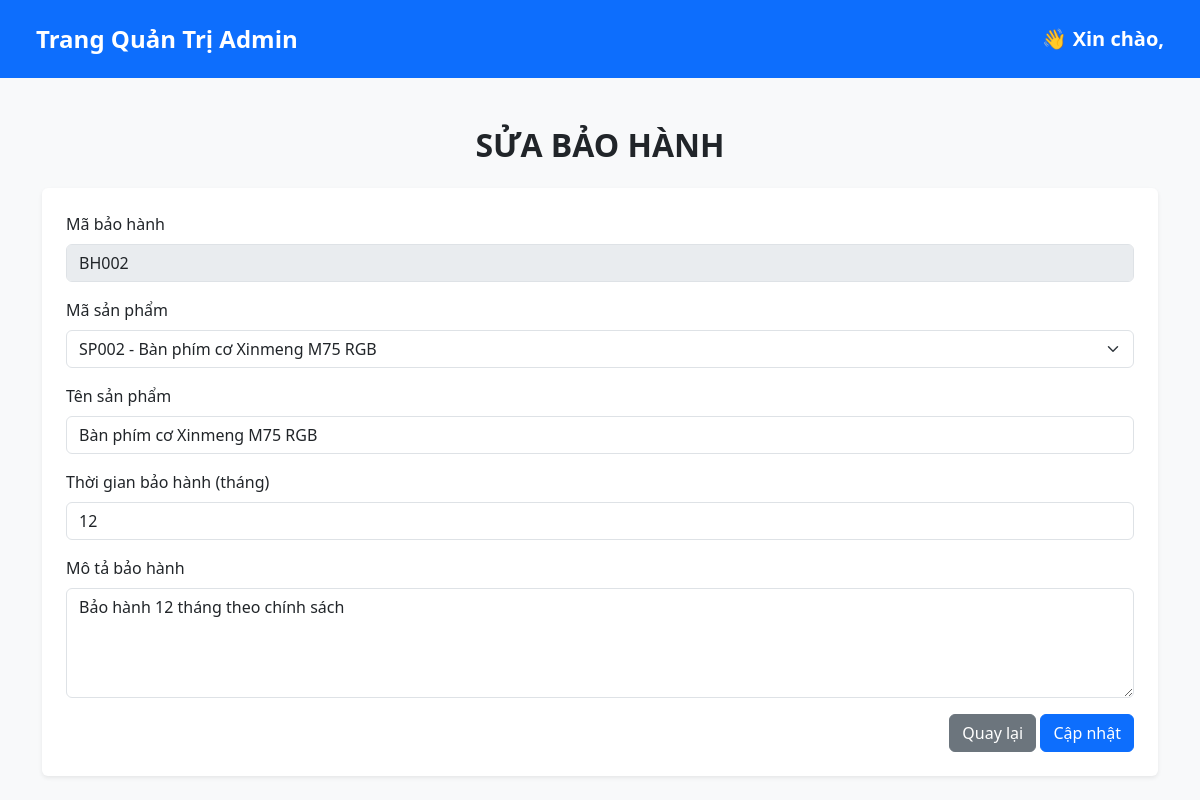
Screenshot of /trang-chu/admin/edit_baohanh.php?id=BH002 with the database file from the repository.
### tables this page shows
CREATE TABLE `baohanh` (
  `id_baohanh` VARCHAR(20) NOT NULL,
  `id_sanpham` VARCHAR(20) NOT NULL,
  `thoi_gian_bh` INT(11) NOT NULL COMMENT 'Số tháng bảo hành',
  `mo_ta_bh` TEXT,
  PRIMARY KEY (`id_baohanh`),
  FOREIGN KEY (`id_sanpham`) REFERENCES `sanpham`(`id_sanpham`)
    ON DELETE CASCADE ON UPDATE CASCADE
);

CREATE TABLE `sanpham` (
  `id_sanpham` VARCHAR(20) NOT NULL,
  `ten_sp` VARCHAR(255) NOT NULL,
  `gia` INT(11) NOT NULL,
  `mo_ta` TEXT,
  `thong_so_ky_thuat` TEXT,
  `sl` INT(11) NOT NULL,
  `id_loai` VARCHAR(20) NOT NULL,
  `hinh_anh` VARCHAR(255),
  PRIMARY KEY (`id_sanpham`),
  FOREIGN KEY (`id_loai`) REFERENCES `loaisanpham`(`id_loaisp`)
    ON DELETE CASCADE ON UPDATE CASCADE
);

### trang-chu/admin/edit_baohanh.php (the view, shortened to what this page needs)
<?php
require('../includes/connect.php');
$id_baohanh = $_GET['id'];
$stmt = $conn->prepare("SELECT * FROM baohanh WHERE id_baohanh = ?");
$stmt->execute([$id_baohanh]);
$baohanh = $stmt->fetch(PDO::FETCH_ASSOC);
$sp_stmt = $conn->query("SELECT id_sanpham, ten_sp FROM sanpham ORDER BY ten_sp");
$sanphams = $sp_stmt->fetchAll(PDO::FETCH_ASSOC);
?>
<!DOCTYPE html>
<html lang="vi">
<head>
    <link href="https://cdn.jsdelivr.net/npm/bootstrap@5.3.0/dist/css/bootstrap.min.css" rel="stylesheet">
</head>
<body class="bg-light">
    <nav class="navbar navbar-expand-lg bg-primary">
        <div class="container-fluid d-flex align-items-center">
            <span class="navbar-brand text-white fs-4 fw-bold">Trang Quản Trị Admin</span>
            <span class="admin-name ms-auto text-white fs-5 fw-semibold">
                👋 Xin chào, <strong><?php echo htmlspecialchars($_SESSION['admin_name']); ?></strong>
            </span>
        </div>
    </nav>
    <div class="container mt-5">
        <h3 class="text-center fw-bold mb-4" style="font-size: 2rem;">SỬA BẢO HÀNH</h3>
        <form method="POST" class="bg-white p-4 rounded shadow-sm">
            <div class="mb-3">
            <label class="form-label">Mã bảo hành</label>
            <input type="text" class="form-control" value="<?= htmlspecialchars($baohanh['id_baohanh']) ?>" disabled>
        </div>
            <div class="mb-3">
                <label for="id_sanpham" class="form-label">Mã sản phẩm</label>
                <select name="id_sanpham" id="id_sanpham" class="form-select" onchange="syncProductName()" required>
                    <?php foreach ($sanphams as $sp): ?>
                        <option value="<?= $sp['id_sanpham'] ?>" <?= $sp['id_sanpham'] === $baohanh['id_sanpham'] ? 'selected' : '' ?>>
                            <?= $sp['id_sanpham'] ?> - <?= htmlspecialchars($sp['ten_sp']) ?>
                        </option>
                    <?php endforeach; ?>
                </select>
            </div>
            <div class="mb-3">
                <label for="ten_sanpham" class="form-label">Tên sản phẩm</label>
                <input type="text" id="ten_sanpham" class="form-control" value="<?php
                                                                                foreach ($sanphams as $sp) {
                                                                                    if ($sp['id_sanpham'] === $baohanh['id_sanpham']) {
                                                                                        echo htmlspecialchars($sp['ten_sp']);
                                                                                        break;
                                                                                    }
                                                                                }
                                                                                ?>" readonly>
            </div>
            <div class="mb-3">
                <label for="thoi_gian_bh" class="form-label">Thời gian bảo hành (tháng)</label>
                <input type="number" name="thoi_gian_bh" class="form-control" value="<?= (int)$baohanh['thoi_gian_bh'] ?>" required>
            </div>
            <div class="mb-3">
                <label for="mo_ta_bh" class="form-label">Mô tả bảo hành</label>
                <textarea name="mo_ta_bh" class="form-control" rows="4"><?= htmlspecialchars($baohanh['mo_ta_bh']) ?></textarea>
            </div>
            <div class="text-end">
                <a href="baohanh.php" class="btn btn-secondary">Quay lại</a>
                <button type="submit" class="btn btn-primary">Cập nhật</button>
            </div>
        </form>
    </div>
</body>
</html>

### trang-chu/admin/edit_baohanh.php (style rules this page uses)
.navbar { background-color: #007bff; padding: 16px 24px; }
.navbar-brand { font-weight: bold; color: white; font-size: 24px; }

### rows the page displays
baohanh: id_baohanh "BH002", id_sanpham "SP002 - Bàn phím cơ Xinmeng M75 RGB", thoi_gian_bh "12", mo_ta_bh "Bảo hành 12 tháng theo chính sách"
sanpham: ten_sp "Bàn phím cơ Xinmeng M75 RGB"
